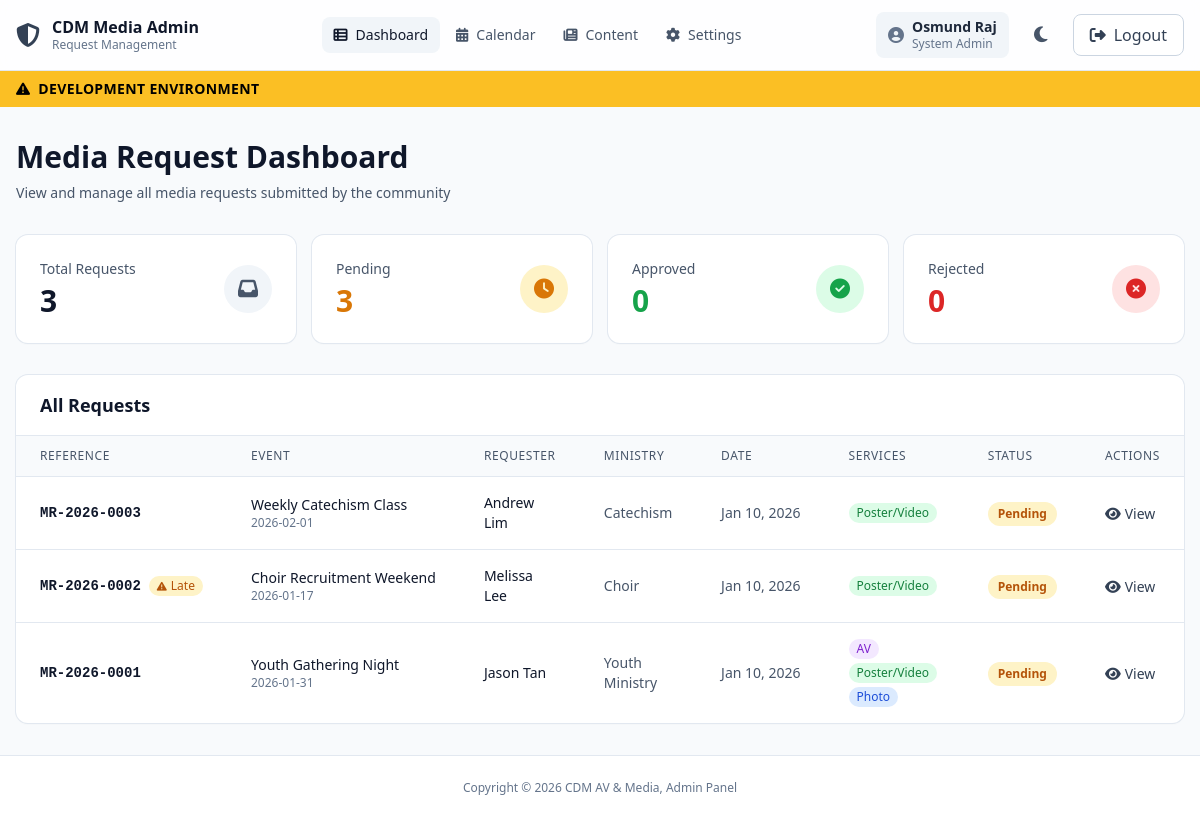
The app's page /apps/public-form/admin/index.php (signed in) with its own data.
### tables this page shows
CREATE TABLE `media_requests` (
  `id` bigint unsigned NOT NULL AUTO_INCREMENT,
  `reference_no` varchar(20) NOT NULL,
  `requestor_name` varchar(150) NOT NULL,
  `ministry` varchar(150) DEFAULT NULL,
  `contact_no` varchar(50) NOT NULL,
  `email` varchar(190) NOT NULL,
  `has_required_approvals` tinyint(1) NOT NULL DEFAULT '0',
  `event_name` varchar(200) NOT NULL,
  `event_description` text,
  `event_location_note` text,
  `reference_url` text,
  `reference_note` text,
  `request_status` enum('pending','approved','rejected','in_progress','completed','cancelled') NOT NULL DEFAULT 'pending',
  `is_late` tinyint(1) NOT NULL DEFAULT '0',
  `lead_days` int DEFAULT NULL,
  `submitted_at` datetime NOT NULL DEFAULT CURRENT_TIMESTAMP,
  `created_at` datetime NOT NULL DEFAULT CURRENT_TIMESTAMP,
  `updated_at` datetime NOT NULL DEFAULT CURRENT_TIMESTAMP ON UPDATE CURRENT_TIMESTAMP,
  PRIMARY KEY (`id`),
  UNIQUE KEY `uq_requests_reference` (`reference_no`),
  KEY `idx_requests_status_date` (`request_status`,`submitted_at`),
  KEY `idx_requests_late_date` (`is_late`,`submitted_at`),
  KEY `idx_requests_email` (`email`)
);

### apps/public-form/admin/index.php (the view, shortened to what this page needs)
<?php
require_once __DIR__ . '/../includes/db.php';
function e(?string $s): string {
  return $s === null ? '' : htmlspecialchars($s, ENT_QUOTES, 'UTF-8');
}
$stmt = $pdo->prepare("
  SELECT
    mr.id,
    mr.reference_no,
    mr.event_name,
    mr.requestor_name,
    mr.ministry,
    mr.email,
    mr.contact_no,
    mr.request_status,
    mr.is_late,
    mr.lead_days,
    mr.submitted_at,
    es.start_date,
    es.end_date,
    GROUP_CONCAT(DISTINCT rt.type ORDER BY rt.type) as services
  FROM media_requests mr
  LEFT JOIN request_types rt ON mr.id = rt.media_request_id
  LEFT JOIN event_schedules es ON mr.id = es.media_request_id
  GROUP BY mr.id
  ORDER BY mr.submitted_at DESC
");
$stmt->execute();
$requests = $stmt->fetchAll();
$statusCounts = [
  'pending' => 0,
  'approved' => 0,
  'rejected' => 0,
  'total' => count($requests)
];
foreach ($requests as $req) {
  $status = $req['request_status'];
  if (isset($statusCounts[$status])) {
    $statusCounts[$status]++;
  }
}
include __DIR__ . "/partials/header.php";
?>
<main class="mx-auto max-w-7xl px-4 py-8">
  <div class="mb-8">
    <h1 class="text-3xl font-bold text-slate-900 dark:text-slate-50">Media Request Dashboard</h1>
    <p class="mt-2 text-sm text-slate-600 dark:text-slate-400">
      View and manage all media requests submitted by the community
    </p>
  </div>
  <div class="mb-8 grid grid-cols-1 gap-4 sm:grid-cols-2 lg:grid-cols-4">
    <div class="rounded-xl bg-white dark:bg-slate-800 p-6 shadow-sm ring-1 ring-slate-200 dark:ring-slate-700">
      <div class="flex items-center justify-between">
        <div>
          <p class="text-sm text-slate-600 dark:text-slate-400">Total Requests</p>
          <p class="mt-1 text-3xl font-bold text-slate-900 dark:text-slate-50"><?php echo $statusCounts['total']; ?></p>
        </div>
        <div class="flex h-12 w-12 items-center justify-center rounded-full bg-slate-100 dark:bg-slate-700">
          <i class="fa-solid fa-inbox text-xl text-slate-600 dark:text-slate-400"></i>
        </div>
      </div>
    </div>
    <div class="rounded-xl bg-white dark:bg-slate-800 p-6 shadow-sm ring-1 ring-slate-200 dark:ring-slate-700">
      <div class="flex items-center justify-between">
        <div>
          <p class="text-sm text-slate-600 dark:text-slate-400">Pending</p>
          <p class="mt-1 text-3xl font-bold text-amber-600 dark:text-amber-400"><?php echo $statusCounts['pending']; ?></p>
        </div>
        <div class="flex h-12 w-12 items-center justify-center rounded-full bg-amber-100 dark:bg-amber-900/30">
          <i class="fa-solid fa-clock text-xl text-amber-600 dark:text-amber-400"></i>
        </div>
      </div>
    </div>
    <div class="rounded-xl bg-white dark:bg-slate-800 p-6 shadow-sm ring-1 ring-slate-200 dark:ring-slate-700">
      <div class="flex items-center justify-between">
        <div>
          <p class="text-sm text-slate-600 dark:text-slate-400">Approved</p>
          <p class="mt-1 text-3xl font-bold text-green-600 dark:text-green-400"><?php echo $statusCounts['approved']; ?></p>
        </div>
        <div class="flex h-12 w-12 items-center justify-center rounded-full bg-green-100 dark:bg-green-900/30">
          <i class="fa-solid fa-check-circle text-xl text-green-600 dark:text-green-400"></i>
        </div>
      </div>
    </div>
    <div class="rounded-xl bg-white dark:bg-slate-800 p-6 shadow-sm ring-1 ring-slate-200 dark:ring-slate-700">
      <div class="flex items-center justify-between">
        <div>
          <p class="text-sm text-slate-600 dark:text-slate-400">Rejected</p>
          <p class="mt-1 text-3xl font-bold text-red-600 dark:text-red-400"><?php echo $statusCounts['rejected']; ?></p>
        </div>
        <div class="flex h-12 w-12 items-center justify-center rounded-full bg-red-100 dark:bg-red-900/30">
          <i class="fa-solid fa-times-circle text-xl text-red-600 dark:text-red-400"></i>
        </div>
      </div>
    </div>
  </div>
  <div class="rounded-xl bg-white dark:bg-slate-800 shadow-sm ring-1 ring-slate-200 dark:ring-slate-700 overflow-hidden">
    <div class="px-6 py-4 border-b border-slate-200 dark:border-slate-700">
      <h2 class="text-lg font-semibold text-slate-900 dark:text-slate-50">All Requests</h2>
    </div>
    <?php if (empty($requests)): ?>
      <div class="px-6 py-12 text-center">
        <div class="flex h-16 w-16 mx-auto items-center justify-center rounded-full bg-slate-100 dark:bg-slate-700 mb-4">
          <i class="fa-solid fa-inbox text-2xl text-slate-400 dark:text-slate-500"></i>
        </div>
        <p class="text-slate-600 dark:text-slate-400">No requests submitted yet</p>
      </div>
    <?php else: ?>
      <div class="hidden lg:block overflow-x-auto">
        <table class="w-full">
          <thead class="bg-slate-50 dark:bg-slate-900 border-b border-slate-200 dark:border-slate-700">
            <tr>
              <th class="px-6 py-3 text-left text-xs font-medium uppercase tracking-wider text-slate-600 dark:text-slate-400">Reference</th>
              <th class="px-6 py-3 text-left text-xs font-medium uppercase tracking-wider text-slate-600 dark:text-slate-400">Event</th>
              <th class="px-6 py-3 text-left text-xs font-medium uppercase tracking-wider text-slate-600 dark:text-slate-400">Requester</th>
              <th class="px-6 py-3 text-left text-xs font-medium uppercase tracking-wider text-slate-600 dark:text-slate-400">Ministry</th>
              <th class="px-6 py-3 text-left text-xs font-medium uppercase tracking-wider text-slate-600 dark:text-slate-400">Date</th>
              <th class="px-6 py-3 text-left text-xs font-medium uppercase tracking-wider text-slate-600 dark:text-slate-400">Services</th>
              <th class="px-6 py-3 text-left text-xs font-medium uppercase tracking-wider text-slate-600 dark:text-slate-400">Status</th>
              <th class="px-6 py-3 text-left text-xs font-medium uppercase tracking-wider text-slate-600 dark:text-slate-400">Actions</th>
            </tr>
          </thead>
          <tbody class="divide-y divide-slate-200 dark:divide-slate-700">
            <?php foreach ($requests as $req): ?>
              <tr class="hover:bg-slate-50 dark:hover:bg-slate-700/50 transition-colors">
                <td class="px-6 py-4 whitespace-nowrap">
                  <div class="flex items-center gap-2">
                    <span class="font-mono text-sm font-semibold text-slate-900 dark:text-slate-100">
                      <?php echo e($req['reference_no']); ?>
                    </span>
                    <?php if ($req['is_late']): ?>
                      <span class="inline-flex items-center rounded-full bg-amber-100 dark:bg-amber-900/30 px-2 py-0.5 text-xs font-medium text-amber-700 dark:text-amber-400" title="Late submission (less than 2 weeks notice)">
                        <i class="fa-solid fa-exclamation-triangle text-[10px] mr-1"></i>
                        Late
                      </span>
                    <?php endif; ?>
                  </div>
                </td>
                <td class="px-6 py-4">
                  <div class="text-sm font-medium text-slate-900 dark:text-slate-100 max-w-xs truncate">
                    <?php echo e($req['event_name']); ?>
                  </div>
                  <?php if ($req['start_date']): ?>
                    <div class="text-xs text-slate-500 dark:text-slate-400">
                      <?php echo e($req['start_date']); ?>
                    </div>
                  <?php endif; ?>
                </td>
                <td class="px-6 py-4">
                  <div class="text-sm text-slate-900 dark:text-slate-100"><?php echo e($req['requestor_name']); ?></div>
                </td>
                <td class="px-6 py-4">
                  <div class="text-sm text-slate-600 dark:text-slate-400"><?php echo e($req['ministry']) ?: '-'; ?></div>
                </td>
                <td class="px-6 py-4 whitespace-nowrap">
                  <div class="text-sm text-slate-600 dark:text-slate-400">
                    <?php echo date('M j, Y', strtotime($req['submitted_at'])); ?>
                  </div>
                </td>
                <td class="px-6 py-4">
                  <div class="flex flex-wrap gap-1">
                    <?php
                    $services = $req['services'] ? explode(',', $req['services']) : [];
                    foreach ($services as $service):
                      $colors = [
                        'av' => 'bg-purple-100 dark:bg-purple-900/30 text-purple-700 dark:text-purple-400',
                        'media' => 'bg-green-100 dark:bg-green-900/30 text-green-700 dark:text-green-400',
                        'photo' => 'bg-blue-100 dark:bg-blue-900/30 text-blue-700 dark:text-blue-400'
                      ];
                      $color = $colors[$service] ?? 'bg-slate-100 dark:bg-slate-700 text-slate-700 dark:text-slate-300';
                      $labels = ['av' => 'AV', 'media' => 'Poster/Video', 'photo' => 'Photo'];
                      $label = $labels[$service] ?? ucfirst($service);
                    ?>
                      <span class="inline-flex items-center rounded-full px-2 py-0.5 text-xs font-medium <?php echo $color; ?>">
                        <?php echo $label; ?>
                      </span>
                    <?php endforeach; ?>
                  </div>
                </td>
                <td class="px-6 py-4 whitespace-nowrap">
                  <?php
                  $statusColors = [
                    'pending' => 'bg-amber-100 dark:bg-amber-900/30 text-amber-700 dark:text-amber-400',
                    'approved' => 'bg-green-100 dark:bg-green-900/30 text-green-700 dark:text-green-400',
                    'rejected' => 'bg-red-100 dark:bg-red-900/30 text-red-700 dark:text-red-400'
                  ];
                  $statusColor = $statusColors[$req['request_status']] ?? 'bg-slate-100 dark:bg-slate-700 text-slate-700 dark:text-slate-300';
                  ?>
                  <span class="inline-flex items-center rounded-full px-2.5 py-1 text-xs font-semibold <?php echo $statusColor; ?>">
                    <?php echo ucfirst($req['request_status']); ?>
                  </span>
                </td>
                <td class="px-6 py-4 whitespace-nowrap">
                  <a
                    href="view.php?id=<?php echo $req['id']; ?>"
                    class="inline-flex items-center gap-1 text-sm font-medium text-slate-700 dark:text-slate-300 hover:text-slate-900 dark:hover:text-slate-100"
                  >
                    <i class="fa-solid fa-eye"></i>
                    View
                  </a>
                </td>
              </tr>
            <?php endforeach; ?>
          </tbody>
        </table>
      </div>
    <?php endif; ?>
  </div>
</main>
<?php include __DIR__ . "/partials/footer.php"; ?>

### records on screen
media_requests: id "3", is_late "0", reference_no "MR-2026-0003", event_name "Weekly Catechism Class", start_date "2026-02-01", requestor_name "Andrew Lim", ministry "Catechism", submitted_at "Jan 10, 2026", label "Poster/Video", request_status "Pending"
media_requests: reference_no "MR-2026-0002", is_late 1 (drawn), event_name "Choir Recruitment Weekend", start_date "2026-01-17", requestor_name "Melissa Lee", ministry "Choir", submitted_at "Jan 10, 2026", label "Poster/Video", request_status "Pending"
media_requests: reference_no "MR-2026-0001", event_name "Youth Gathering Night", start_date "2026-01-31", requestor_name "Jason Tan", ministry "Youth Ministry", submitted_at "Jan 10, 2026", label "AV", label "Poster/Video", label "Photo", request_status "Pending"

### other values on screen
$nav['label'] "Dashboard"
$nav['label'] "Calendar"
$nav['label'] "Content"
$nav['label'] "Settings"
$_currentUser['name'] "Osmund Raj"
role_label($_currentUser['role']) "System Admin"
